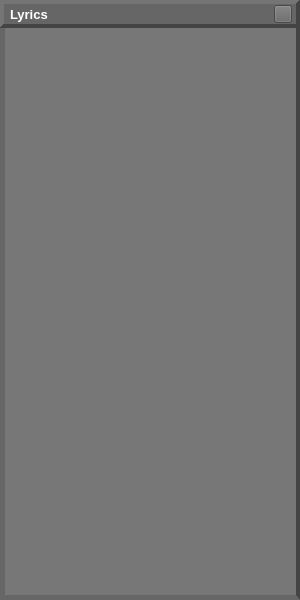
<?xml version="1.0" encoding="UTF-8"?>
<ui version="4.0">
 <class>TP_LyricsWindow</class>
 <widget class="QWidget" name="TP_LyricsWindow">
  <property name="geometry">
   <rect>
    <x>0</x>
    <y>0</y>
    <width>300</width>
    <height>600</height>
   </rect>
  </property>
  <property name="minimumSize">
   <size>
    <width>300</width>
    <height>360</height>
   </size>
  </property>
  <property name="windowTitle">
   <string>Form</string>
  </property>
  <property name="styleSheet">
   <string notr="true">background-color:#777;</string>
  </property>
  <layout class="QVBoxLayout" name="verticalLayout">
   <property name="spacing">
    <number>0</number>
   </property>
   <property name="leftMargin">
    <number>0</number>
   </property>
   <property name="topMargin">
    <number>0</number>
   </property>
   <property name="rightMargin">
    <number>0</number>
   </property>
   <property name="bottomMargin">
    <number>0</number>
   </property>
   <item>
    <widget class="TP_TitleBar" name="frame_Title">
     <property name="sizePolicy">
      <sizepolicy hsizetype="Preferred" vsizetype="Fixed">
       <horstretch>0</horstretch>
       <verstretch>0</verstretch>
      </sizepolicy>
     </property>
     <property name="minimumSize">
      <size>
       <width>0</width>
       <height>28</height>
      </size>
     </property>
     <property name="maximumSize">
      <size>
       <width>16777215</width>
       <height>28</height>
      </size>
     </property>
     <property name="mouseTracking">
      <bool>true</bool>
     </property>
     <property name="styleSheet">
      <string notr="true">background-color: #666;</string>
     </property>
     <property name="frameShape">
      <enum>QFrame::Panel</enum>
     </property>
     <property name="frameShadow">
      <enum>QFrame::Raised</enum>
     </property>
     <property name="lineWidth">
      <number>4</number>
     </property>
     <layout class="QHBoxLayout" name="horizontalLayout">
      <property name="leftMargin">
       <number>6</number>
      </property>
      <property name="topMargin">
       <number>0</number>
      </property>
      <property name="rightMargin">
       <number>4</number>
      </property>
      <property name="bottomMargin">
       <number>0</number>
      </property>
      <item>
       <widget class="QLabel" name="label_Title">
        <property name="font">
         <font>
          <pointsize>10</pointsize>
          <weight>75</weight>
          <bold>true</bold>
         </font>
        </property>
        <property name="mouseTracking">
         <bool>true</bool>
        </property>
        <property name="styleSheet">
         <string notr="true">color: rgb(255, 255, 255);</string>
        </property>
        <property name="text">
         <string>Lyrics</string>
        </property>
       </widget>
      </item>
      <item>
       <spacer name="horizontalSpacer">
        <property name="mouseTracking">
         <bool>true</bool>
        </property>
        <property name="orientation">
         <enum>Qt::Horizontal</enum>
        </property>
        <property name="sizeHint" stdset="0">
         <size>
          <width>40</width>
          <height>20</height>
         </size>
        </property>
       </spacer>
      </item>
      <item>
       <widget class="QPushButton" name="pushButton_Close">
        <property name="sizePolicy">
         <sizepolicy hsizetype="Fixed" vsizetype="Fixed">
          <horstretch>0</horstretch>
          <verstretch>0</verstretch>
         </sizepolicy>
        </property>
        <property name="minimumSize">
         <size>
          <width>18</width>
          <height>18</height>
         </size>
        </property>
        <property name="maximumSize">
         <size>
          <width>18</width>
          <height>18</height>
         </size>
        </property>
        <property name="mouseTracking">
         <bool>true</bool>
        </property>
        <property name="iconSize">
         <size>
          <width>12</width>
          <height>12</height>
         </size>
        </property>
       </widget>
      </item>
     </layout>
    </widget>
   </item>
   <item>
    <widget class="QFrame" name="frame_Container">
     <property name="styleSheet">
      <string notr="true">QFrame
{
	border-bottom: 5px solid #666;
	border-left: 5px solid #666;
	border-right: 4px solid rgb(68, 68, 68);
}</string>
     </property>
    </widget>
   </item>
  </layout>
 </widget>
 <customwidgets>
  <customwidget>
   <class>TP_TitleBar</class>
   <extends>QFrame</extends>
   <header>tp_titlebar.h</header>
   <container>1</container>
  </customwidget>
 </customwidgets>
 <resources/>
 <connections/>
</ui>
